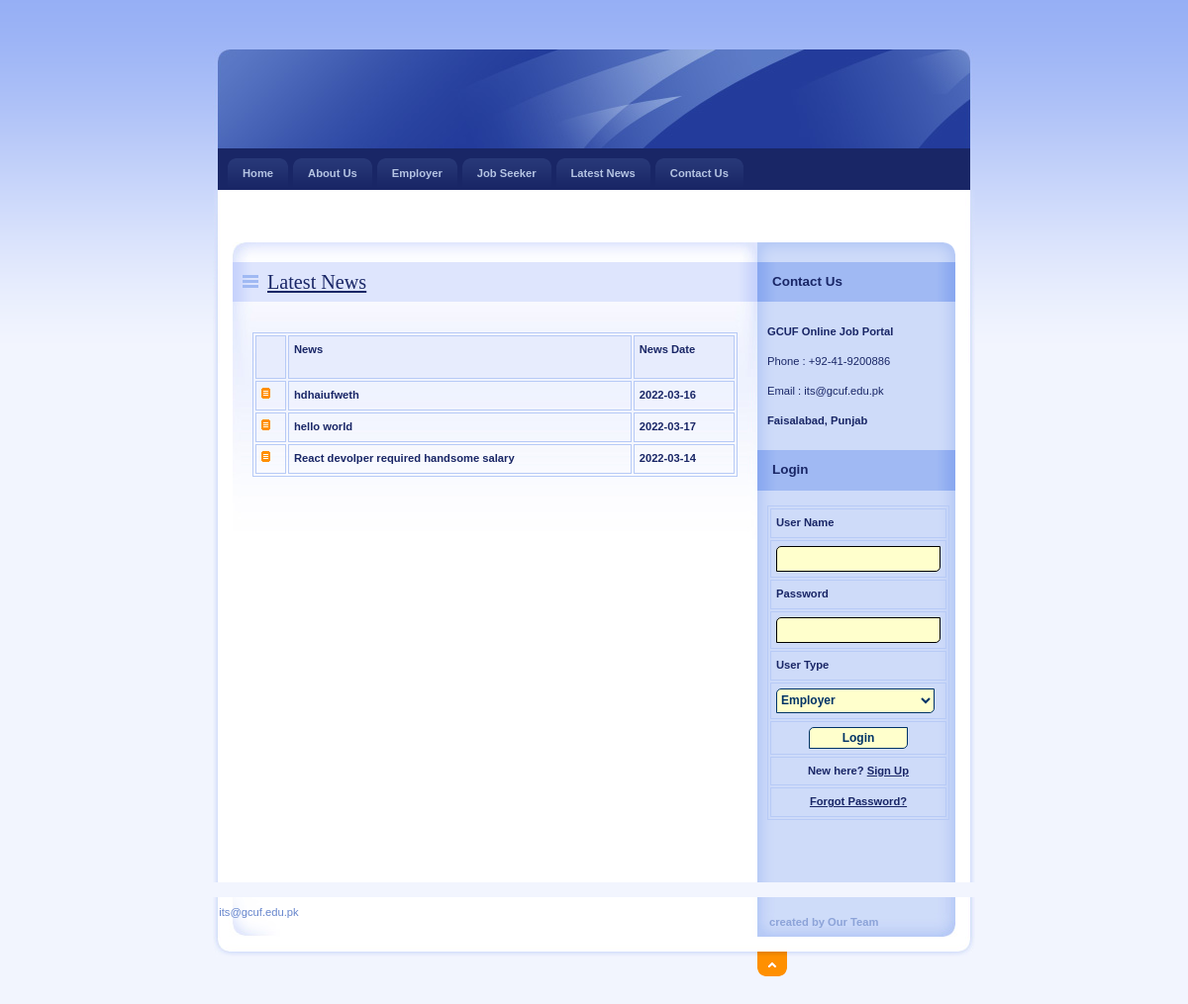
/News.php, run on the app's committed database.
### tables this page shows
CREATE TABLE `news_master` (
  `NewsId` int(11) NOT NULL,
  `News` varchar(200) NOT NULL,
  `NewsDate` date NOT NULL,
  `Status` varchar(10) NOT NULL,
  `EmployerId` int(11) NOT NULL
);

### News.php (the view, shortened to what this page needs)
<!DOCTYPE html PUBLIC "-//W3C//DTD XHTML 1.0 Strict//EN" "http://www.w3.org/TR/xhtml1/DTD/xhtml1-strict.dtd">
<html xmlns="http://www.w3.org/1999/xhtml" xml:lang="cs" lang="cs">
<head>
    <link rel="stylesheet" media="screen,projection" type="text/css" href="./css/main.css" />
    <link rel="stylesheet" media="print" type="text/css" href="./css/print.css" />
    <link rel="stylesheet" media="aural" type="text/css" href="./css/aural.css" />
</head>
<body id="www-url-cz">
<div id="main" class="box">
<?php
include "Header.php"
?>
<?php
include "menu.php"
?>
    <div id="page" class="box">
    <div id="page-in" class="box">
        <div id="strip" class="box noprint">
            <p id="breadcrumbs">&nbsp;</p>
        </div>
        <div id="content">
            <div class="article">
                <h2><span><a href="#">Latest News</a></span></h2>
                <p>
                <table width="100%" border="1" cellpadding="1" cellspacing="2" bordercolor="#006699" >
<tr>
  <th bgcolor="#006699" class="style3">&nbsp;</th>
<th height="32" bgcolor="#006699" class="style3"><div align="left" class="style9 style5 style2"><strong>News</strong></div></th>
<th bgcolor="#006699" class="style3"><div align="left" class="style9 style5 style2"><strong>News Date</strong></div></th>
</tr>
<?php
$con = mysqli_connect("localhost","root","","job");
$sql = "select * from News_Master where Status='Confirm'";
$result = mysqli_query($con,$sql);
while($row = mysqli_fetch_array($result))
{
$News=$row['News'];
$NewsDate=$row['NewsDate'];
?>
<tr>
  <td class="style3"><img src="design/ico_archive2.gif" alt="" width="9" height="11" /></td>
<td class="style3"><div align="left" class="style9 style5"><strong><?php echo $News;?></strong></div></td>
<td class="style3"><div align="left" class="style9 style5"><strong><?php echo $NewsDate;?></strong></div></td>
</tr>
<?php
}
?>
</table>
                </p>
                <p class="btn-more box noprint">&nbsp;</p>
          </div>
        </div>
<?php
include "right.php"
?>
    </div>
    </div>
<?php
include "footer.php"
?>
</div>
</body>
</html>

### css/main.css (style rules this page uses)
* { min-height:1px; }
body { border:0; margin:0; padding:0; background:#F2F5FE url("../design/bg.gif") 0 0 repeat-x; font:70%/160% "verdana",sans-serif; color:#192666; _text-align:center; }
a { color:#192666; }
p { border:0; margin:15px 0; padding:0; line-height:30px; }
div { display:block; border:0; margin:0; padding:0; }
h1, h2, h3, h4, h5 { border:0; margin:15px 0 10px 0; padding:0; font-weight:bold; }
h2 { font-size:180%; line-height:100%; font-family:"georgia",serif; font-weight:normal; }
table { display:table; margin:15px 0; padding:0; border:1px solid #B7CAF6; font-size:100%; }
tr { display:table-row; }
th, td { display: table-cell; border:1px solid #B7CAF6; margin:0; padding:5px; vertical-align:top; text-align:left; }
th { background:#E7ECFD; text-align:center; color:#192666; font-weight:bold; }
a, img, span { border:0; margin:0; padding:0; }
strong, .strong { font-weight:bold; }
.box { min-height:1px; _height:1px; }
.box:after { content:"."; display:block; line-height:0px; font-size:0px; visibility:hidden; clear:both; }
#main { width:770px; margin:50px auto 0 auto; _text-align:left; }
#page { width:770px; min-height:1px; background:#FFF url("../design/bg_page.gif") 0 0 repeat-y; _height:1px; }
#page-in { min-height:1px; padding:10px 0; background:url("../design/bg_page_in.jpg") 0 0 no-repeat; _height:1px; }
#strip { position:relative; clear:both; padding:3px 20px 10px 20px; color:#6182D1; }
#strip p { margin:0; }
#strip #breadcrumbs { width:520px; margin:0; padding:0; }
#content { float:left; width:530px; _width:550px; margin:0; padding:0 0 0 20px; }
#content .article { clear:both; margin:0; padding:20px; background:url("../design/content_article_bg.jpg") 0 0 no-repeat; }
#content .article h2 { margin:0 -20px; padding:10px; background:#DEE5FD url("../design/content_title_bg.gif") 0 0 repeat-y; color:#192666; }
#content .article h2 span { background:url("../design/ico_list.gif") 0 50% no-repeat; padding-left:25px; }
#content .article p { text-align:justify; }
#content .btn-more { margin:0 0 15px 0; padding:0; border:0; position:relative; }

### css/print.css (style rules this page uses)
body { border:0; margin:0; padding:0; font-size:12pt }
a { color:#000; text-decoration:none; }
h1, h2, h3 { page-break-after:avoid; page-break-inside:avoid; }
table { border-collapse: collapse; border-width:1px; border-style:solid; }
th, td { display:table-cell; border-width:1px; border-style:solid; }
.noprint { display:none; }

### css/aural.css (style rules this page uses)
body { voice-family:paul,male; volume:loud; speech-rate:slow; richness:90; stress:20; }
h1, h2, h3, h4, h5 { cue-before:url("ping.au"); }
p, table { pause:50ms; }
strong { pitch:medium; pitch-range:60; stress:90; richness:90; }

### News.php (style rules this page uses)
.style2 { font-weight: bold }

### data on the page
news_master: News "hdhaiufweth", NewsDate "2022-03-16"
news_master: News "hello world", NewsDate "2022-03-17"
news_master: News "React devolper required handsome salary", NewsDate "2022-03-14"
